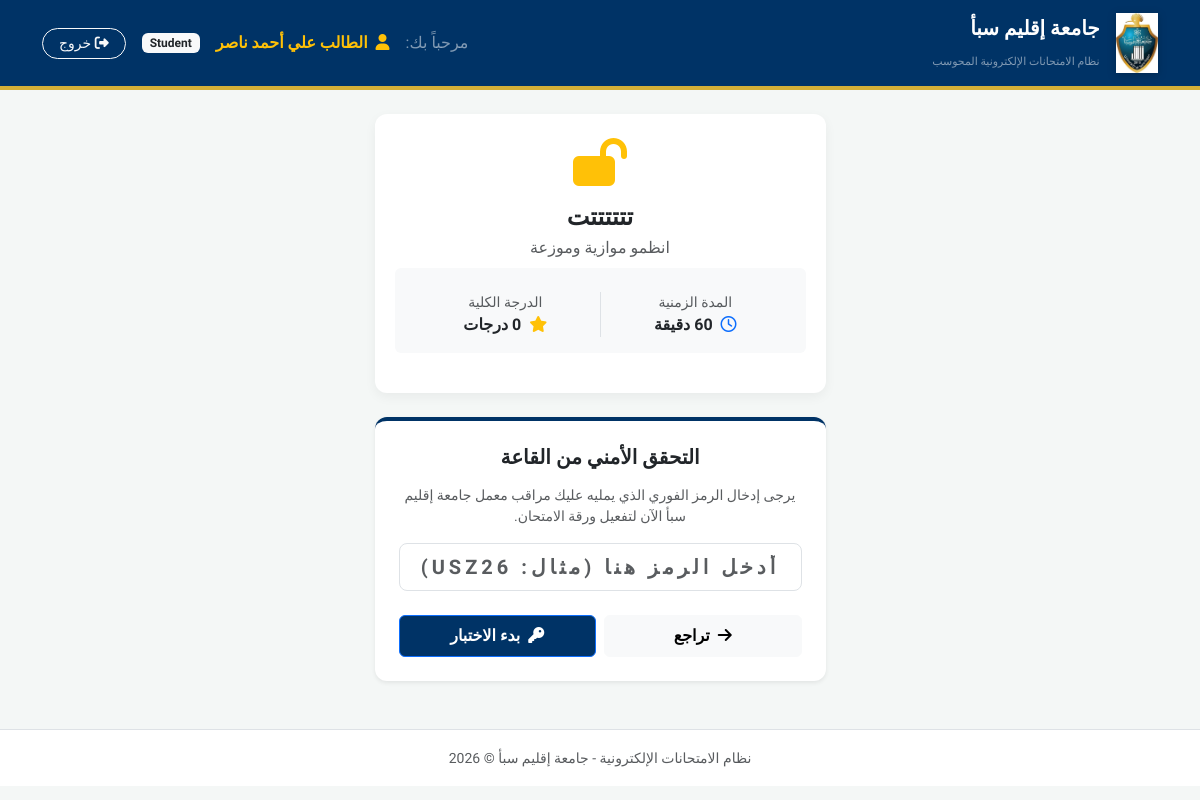
Page /electronic_exam_system/student/exam_gateway.php?exam_id=24 (signed in) on the committed database.
### tables this page shows
CREATE TABLE `exams` (
  `exam_id` int(11) NOT NULL,
  `course_id` int(11) NOT NULL,
  `title` varchar(200) NOT NULL,
  `exam_date` datetime NOT NULL,
  `duration` int(11) NOT NULL,
  `total_marks` int(11) DEFAULT 0,
  `exam_token` varchar(10) NOT NULL
);

CREATE TABLE `courses` (
  `course_id` int(11) NOT NULL,
  `course_name` varchar(150) NOT NULL,
  `course_code` varchar(50) NOT NULL,
  `credit_hours` int(11) DEFAULT 3,
  `instructor_id` int(11) NOT NULL
);

### electronic_exam_system/student/exam_gateway.php (the view, shortened to what this page needs)
<?php
include_once __DIR__ . '/../includes/header.php';
$exam_id = isset($_GET['exam_id']) ? intval($_GET['exam_id']) : 0;
$exam_query = "SELECT e.*, c.course_name FROM exams e JOIN courses c ON e.course_id = c.course_id WHERE e.exam_id = '$exam_id'";
$exam_result = $conn->query($exam_query);
$exam = $exam_result->fetch_assoc();
?>
<div class="row justify-content-center mt-4">
    <div class="col-md-6 col-lg-5">
        <div class="card card-custom p-4 bg-white text-center mb-4">
            <div class="mb-3 text-primary">
                <i class="fa-solid fa-lock-open fa-3x text-warning"></i>
            </div>
            <h4 class="fw-bold text-dark mb-1"><?php echo $exam['title']; ?></h4>
            <p class="text-muted mb-3"><?php echo $exam['course_name']; ?></p>
            <div class="row g-2 text-center bg-light p-3 rounded mb-3">
                <div class="col-6 border-end">
                    <small class="text-muted d-block">المدة الزمنية</small>
                    <strong class="text-dark"><i class="fa-regular fa-clock me-1 text-primary"></i> <?php echo $exam['duration']; ?> دقيقة</strong>
                </div>
                <div class="col-6">
                    <small class="text-muted d-block">الدرجة الكلية</small>
                    <strong class="text-dark"><i class="fa-solid fa-star me-1 text-warning"></i> <?php echo $exam['total_marks']; ?> درجات</strong>
                </div>
            </div>
        </div>
        <div class="card card-custom p-4 bg-white shadow-sm" style="border-top: 4px solid #003366;">
            <h5 class="fw-bold text-center mb-3 text-dark">التحقق الأمني من القاعة</h5>
            <p class="text-muted text-center" style="font-size: 14px;">يرجى إدخال الرمز الفوري الذي يمليه عليك مراقب معمل جامعة إقليم سبأ الآن لتفعيل ورقة الامتحان.</p>
            <form action="" method="POST" autocomplete="off">
                <div class="mb-4">
                    <input type="text" name="exam_token" class="form-control form-control-lg text-center fw-bold text-primary placeholder-glow"
                           placeholder="أدخل الرمز هنا (مثال: USZ26)" style="letter-spacing: 4px; border-radius: 8px;" required>
                </div>
                <div class="d-flex gap-2">
                    <a href="dashboard.php" class="btn btn-light w-50 py-2 fw-bold"><i class="fa-solid fa-arrow-right me-1"></i> تراجع</a>
                    <button type="submit" name="verify_token" class="btn btn-primary w-50 py-2 fw-bold" style="background-color: #003366;"><i class="fa-solid fa-key me-1"></i> بدء الاختبار</button>
                </div>
            </form>
        </div>
    </div>
</div>
<?php
include_once __DIR__ . '/../includes/footer.php';
?>

### electronic_exam_system/includes/header.php (style rules this page uses)
body { font-family: 'Tajawal', sans-serif; background-color: #f4f7f6; }
.card-custom { border: none; border-radius: 12px; box-shadow: 0 4px 12px rgba(0, 0, 0, 0.05); transition: transform 0.2s; }

### rows in the picture
exams: title "تتتتتتت", course.course_name "انظمو موازية وموزعة", total_marks "0"

### other values in the picture
$_SESSION['full_name'] "الطالب علي أحمد ناصر"
$role "Student"
